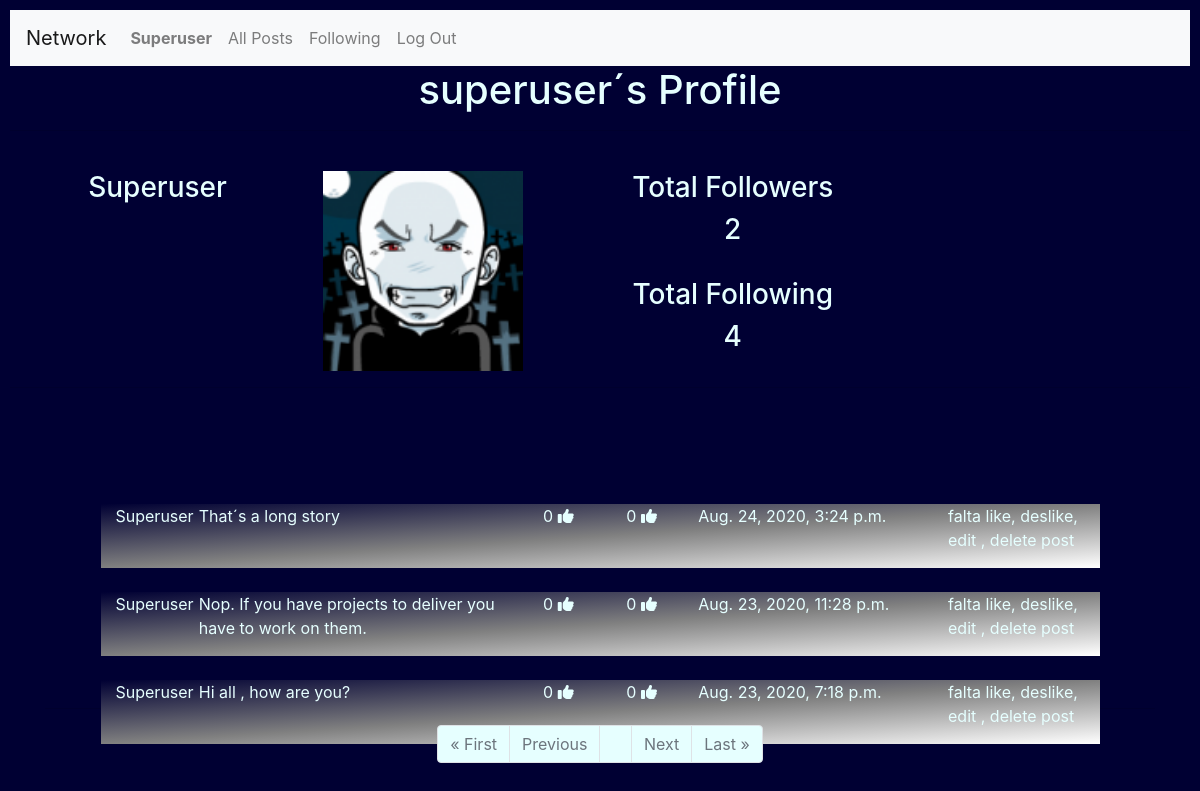
The app's page /profile/superuser (signed in), older data.
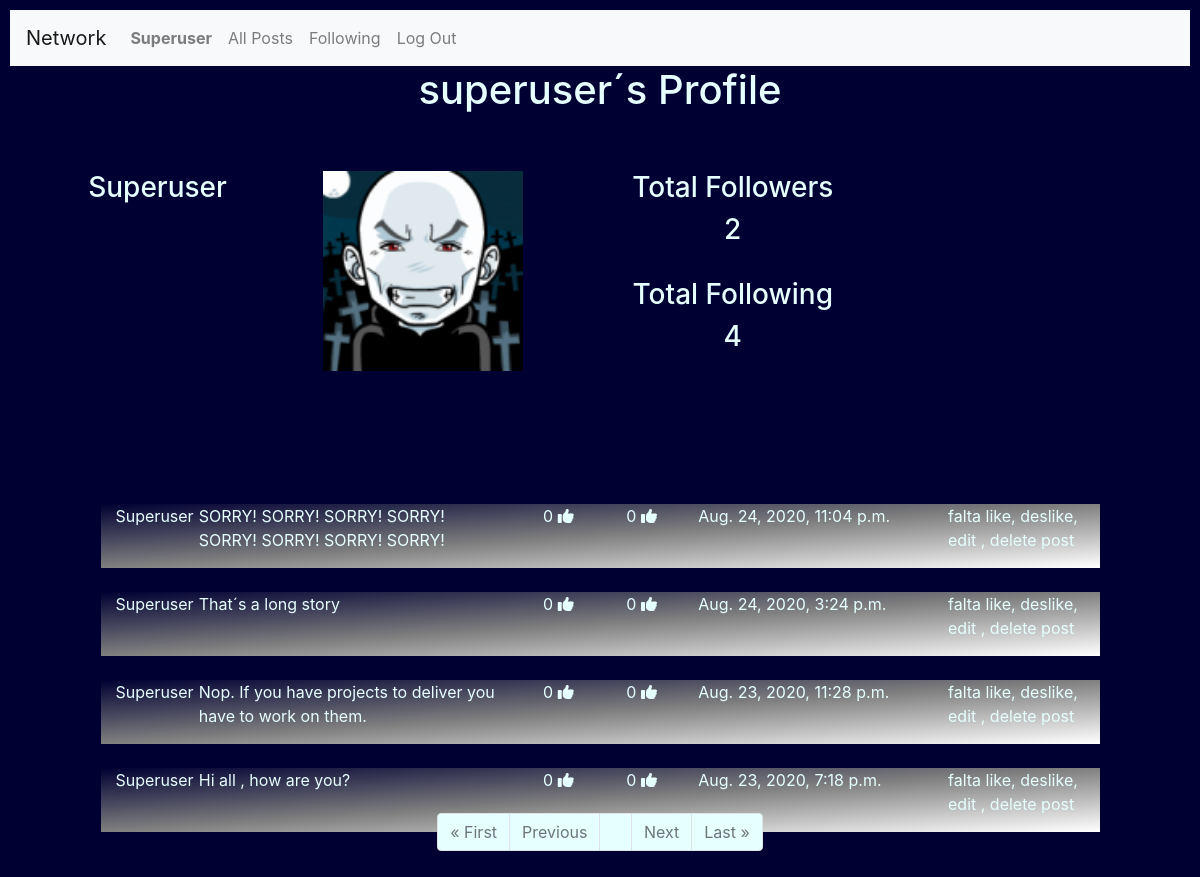
The same page, newer data.
### network/models.py (models this page shows, shortened)
class Profile(models.Model):
    User = models.ForeignKey('User', on_delete = models.CASCADE)
    Follower = models.ManyToManyField('User', blank=True, related_name="Followers")  #seguidores
    Following = models.ManyToManyField('User',blank=True, related_name= "Following")  #seguindo
    Avatar = models.ImageField(upload_to="media", blank=True)

class User(AbstractUser):
    pass

class Posts(models.Model):
    User = models.ForeignKey('User', on_delete = models.CASCADE)
    Post = models.TextField(max_length=255)
    Date = models.DateTimeField(auto_now_add=True)
    Likes = models.IntegerField(blank=True, null=True)
    Unlikes = models.IntegerField(blank=True, null=True)

### network/views.py (the view)
# urls.py: path("profile/<str:username>",views.profile, name="profile"),
@login_required
@csrf_exempt
def profile(request,username):
    profile= []
    UserPosts = []
    TFollowers = 0
    TFollowing = 0
    searchuser = username
    userid = User.objects.filter(username=searchuser).values('id')
    for u in userid:
        User_id = int(u['id'])
    profile = Profile.objects.filter(User=User_id )
    UserPosts = Posts.objects.filter(User=User_id).order_by('-Date')
    for FS in profile:
        TFollowers = FS.Follower.all().count() #total followers
        UFollowers = FS.Follower.all() #followers names
    for FG in profile:
        TFollowing = FG.Following.all().count() #total following
        UFollowing = FG.Following.all() #following names
    if request.user.id == User_id:
        ShowFollowornot = "no"
    else:
        ShowFollowornot = "yes"
    if request.user in UFollowers:
        btnfollow = "Unfollow"
    else:
        btnfollow = "Follow"
    paginator = Paginator(UserPosts, 10)
    page_number = request.GET.get('page')
    page_itens = paginator.get_page(page_number)
    print("PROFILE PAGE")
    print(paginator.count , paginator.num_pages )
    print(page_itens)
    context={
        "User":searchuser,
        "Profiles":profile,
        "TotalFollowers":TFollowers,
        "TotalFollowing":TFollowing,
        "ShowFollowornot" :ShowFollowornot,
        "btnfollow" : btnfollow,
        "UserFollowers":UFollowers,
        "Userfollowing":UFollowing ,
        "page_obj": page_itens,
    }
    return render(request, "network/profile.html", context)

### network/templates/network/profile.html (shortened to what the changed rows need)
{% extends "network/layout.html" %}
{% load static %}
{% block body %}
  <h1>{{ User }}´s Profile</h1>
  <div class="form-group" >
      <form >
      {% for P  in Profiles %}
            <div class="container" style="border:#004d00; width:90%" >
                 <br>
                 <div class="row"  width="1700px" style="text-align: center;">
                      <div class="col-lg-2" >
                           <h3>{{P.User |title}}</h3>
                      </div>
                      <div class="col-lg-4">
                           <img src=" {{P.Avatar.url}} "  width="200" style="text-align: center;" alt={{P.Avatar}}>
                      </div>
                       <div class="col-lg-3" style="text-align: center;">
                            <h3>Total Followers    </h3>
                            <h3 >{{TotalFollowers}} </h3>
                            <br>
                            <h3>Total Following    </h3>
                            <h3>{{TotalFollowing}} </h3>
                        </div>
              </div>
            </div>
      {% endfor %}
    </form>
</div>
<div class="container" style="border:#004d00; width:100%">
    {%for U in page_obj %}
        <div class="container" style="width:90%; position:relative; top:100px;background-image: linear-gradient(to top left, white, gray,	 #000033 );">
              <div class="row"  width="1700px">
                   <div class="col-lg-1">
                        <p> {{ U.User |title }} </p>
                   </div>
                   <div class="col-lg-4">
                        <p> {{U.Post }} </p>
                   </div>
                   <div class="col-lg-1" style="text-align: center;">
                        {% if U.Likes == None%}
                               <p> 0 <i class="fas fa-thumbs-up"></i></p>
                        {% else %}
                               <p> {{ U.Likes  }}  <i class="fas fa-thumbs-up"></i></p>
                        {% endif %}
                   </div>
                   <div class="col-lg-1" style="text-align: center;">
                        {% if U.Unlikes == None%}
                              <p> 0 <i class="fas fa-thumbs-up"></i></p>
                        {% else %}
                              <p> {{ U.Unlikes }}  <i class="fas fa-thumbs-down"></i></p>
                        {% endif %}
                   </div>
                   <div class="col-lg-3">
                             <p> {{U.Date}} </p>
                   </div>
                   <div class="col-lg-2">
                             <p> falta like, deslike, edit , delete post</p>
                   </div>
              </div>
        </div>
        <br>
    {% endfor %}
    <br>
</div>
{% endblock %}

Row changes from the older to the newer data that the page shows:
added Posts: User "Superuser", Post "SORRY! SORRY! SORRY! SORRY! SORRY! SORRY! SORRY! SORRY!", shows "0", Date "Aug. 24, 2020, 11:04 p.m."
